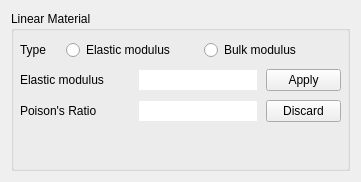
        <widget class="QWidget" name="linear">
         <layout class="QVBoxLayout" name="verticalLayout_8" stretch="0">
          <item>
           <widget class="QGroupBox" name="groupBox_4">
            <property name="title">
             <string>Linear Material</string>
            </property>
            <layout class="QVBoxLayout" name="verticalLayout_7">
             <property name="spacing">
              <number>9</number>
             </property>
             <property name="leftMargin">
              <number>6</number>
             </property>
             <property name="topMargin">
              <number>9</number>
             </property>
             <property name="rightMargin">
              <number>6</number>
             </property>
             <property name="bottomMargin">
              <number>6</number>
             </property>
             <item>
              <layout class="QHBoxLayout" name="horizontalLayout_6">
               <item>
                <widget class="QLabel" name="label_6">
                 <property name="text">
                  <string>Type</string>
                 </property>
                </widget>
               </item>
               <item>
                <spacer name="horizontalSpacer_13">
                 <property name="orientation">
                  <enum>Qt::Horizontal</enum>
                 </property>
                 <property name="sizeType">
                  <enum>QSizePolicy::Fixed</enum>
                 </property>
                 <property name="sizeHint" stdset="0">
                  <size>
                   <width>10</width>
                   <height>20</height>
                  </size>
                 </property>
                </spacer>
               </item>
               <item>
                <widget class="QRadioButton" name="selectLienarElastic">
                 <property name="text">
                  <string>Elastic modulus</string>
                 </property>
                </widget>
               </item>
               <item>
                <spacer name="horizontalSpacer_14">
                 <property name="orientation">
                  <enum>Qt::Horizontal</enum>
                 </property>
                 <property name="sizeType">
                  <enum>QSizePolicy::Fixed</enum>
                 </property>
                 <property name="sizeHint" stdset="0">
                  <size>
                   <width>20</width>
                   <height>20</height>
                  </size>
                 </property>
                </spacer>
               </item>
               <item>
                <widget class="QRadioButton" name="selectlienarBulk">
                 <property name="text">
                  <string>Bulk modulus</string>
                 </property>
                </widget>
               </item>
               <item>
                <spacer name="horizontalSpacer_15">
                 <property name="orientation">
                  <enum>Qt::Horizontal</enum>
                 </property>
                 <property name="sizeHint" stdset="0">
                  <size>
                   <width>40</width>
                   <height>20</height>
                  </size>
                 </property>
                </spacer>
               </item>
              </layout>
             </item>
             <item>
              <layout class="QHBoxLayout" name="horizontalLayout_7">
               <item>
                <widget class="QLabel" name="linearLabel">
                 <property name="minimumSize">
                  <size>
                   <width>100</width>
                   <height>0</height>
                  </size>
                 </property>
                 <property name="maximumSize">
                  <size>
                   <width>100</width>
                   <height>16777215</height>
                  </size>
                 </property>
                 <property name="text">
                  <string>Elastic modulus</string>
                 </property>
                </widget>
               </item>
               <item>
                <spacer name="horizontalSpacer_16">
                 <property name="orientation">
                  <enum>Qt::Horizontal</enum>
                 </property>
                 <property name="sizeType">
                  <enum>QSizePolicy::Fixed</enum>
                 </property>
                 <property name="sizeHint" stdset="0">
                  <size>
                   <width>10</width>
                   <height>20</height>
                  </size>
                 </property>
                </spacer>
               </item>
               <item>
                <widget class="QLineEdit" name="dataLinearModulus">
                 <property name="frame">
                  <bool>false</bool>
                 </property>
                </widget>
               </item>
               <item>
                <widget class="QPushButton" name="linearApply">
                 <property name="minimumSize">
                  <size>
                   <width>75</width>
                   <height>0</height>
                  </size>
                 </property>
                 <property name="maximumSize">
                  <size>
                   <width>75</width>
                   <height>16777215</height>
                  </size>
                 </property>
                 <property name="text">
                  <string>Apply</string>
                 </property>
                </widget>
               </item>
              </layout>
             </item>
             <item>
              <layout class="QHBoxLayout" name="horizontalLayout_8">
               <item>
                <widget class="QLabel" name="label_5">
                 <property name="minimumSize">
                  <size>
                   <width>100</width>
                   <height>0</height>
                  </size>
                 </property>
                 <property name="maximumSize">
                  <size>
                   <width>100</width>
                   <height>16777215</height>
                  </size>
                 </property>
                 <property name="text">
                  <string>Poison's Ratio</string>
                 </property>
                </widget>
               </item>
               <item>
                <spacer name="horizontalSpacer_17">
                 <property name="orientation">
                  <enum>Qt::Horizontal</enum>
                 </property>
                 <property name="sizeType">
                  <enum>QSizePolicy::Fixed</enum>
                 </property>
                 <property name="sizeHint" stdset="0">
                  <size>
                   <width>10</width>
                   <height>20</height>
                  </size>
                 </property>
                </spacer>
               </item>
               <item>
                <widget class="QLineEdit" name="dataLinearPoison">
                 <property name="frame">
                  <bool>false</bool>
                 </property>
                </widget>
               </item>
               <item>
                <widget class="QPushButton" name="btnLinearDiscard">
                 <property name="minimumSize">
                  <size>
                   <width>75</width>
                   <height>0</height>
                  </size>
                 </property>
                 <property name="maximumSize">
                  <size>
                   <width>75</width>
                   <height>16777215</height>
                  </size>
                 </property>
                 <property name="text">
                  <string>Discard</string>
                 </property>
                </widget>
               </item>
              </layout>
             </item>
             <item>
              <spacer name="verticalSpacer_4">
               <property name="orientation">
                <enum>Qt::Vertical</enum>
               </property>
               <property name="sizeHint" stdset="0">
                <size>
                 <width>20</width>
                 <height>40</height>
                </size>
               </property>
              </spacer>
             </item>
            </layout>
           </widget>
          </item>
         </layout>
        </widget>
